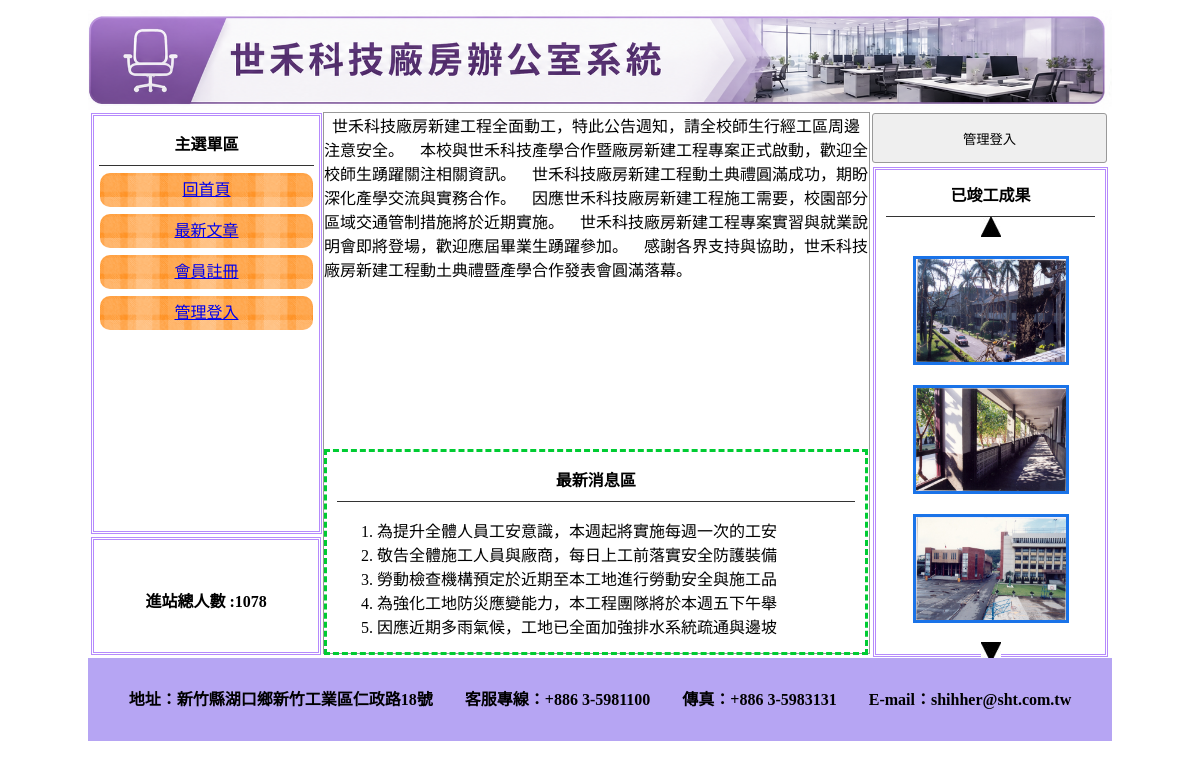
The page / on the database its author committed.
### tables this page shows
CREATE TABLE `title` (
  `id` int(10) UNSIGNED NOT NULL,
  `img` text NOT NULL,
  `text` text NOT NULL,
  `sh` int(1) NOT NULL
);

CREATE TABLE `menu` (
  `id` int(10) UNSIGNED NOT NULL,
  `href` text NOT NULL,
  `text` text NOT NULL,
  `sh` int(1) NOT NULL,
  `main_id` int(11) NOT NULL
);

CREATE TABLE `total` (
  `id` int(10) UNSIGNED NOT NULL,
  `total` int(11) NOT NULL
);

CREATE TABLE `ad` (
  `id` int(10) UNSIGNED NOT NULL,
  `text` text NOT NULL,
  `sh` int(1) NOT NULL
);

CREATE TABLE `news` (
  `id` int(10) UNSIGNED NOT NULL,
  `text` text NOT NULL,
  `sh` int(1) NOT NULL
);

CREATE TABLE `image` (
  `id` int(10) UNSIGNED NOT NULL,
  `img` text NOT NULL,
  `sh` int(1) NOT NULL
);

CREATE TABLE `bottom` (
  `id` int(10) UNSIGNED NOT NULL,
  `bottom` text NOT NULL
);

### api/db.php (called while the page is built, shortened)
<?php
class DB{
    protected $dsn="mysql:host=localhost;charset=utf8;dbname=db21";
    protected $pdo;
    protected $table;
    function __construct($table){
        $this->table=$table;
        $this->pdo=new PDO($this->dsn,'root','');
    }
    protected function pk(){
        return ($this->table == 'menu') ? 'main_id' : 'id';
    }
    function all(...$arg){
        $sql="SELECT * FROM $this->table ";
        if(isset($arg[0])){
            if(is_array($arg[0])){
                $tmp=$this->a2s($arg[0]);
                $sql .= " WHERE ".join(" AND ",$tmp);
            }else{
                $sql .= $arg[0];
            }
        }
        if(isset($arg[1])){
            $sql .= $arg[1];
        }
        return $this->pdo->query($sql)->fetchAll(PDO::FETCH_ASSOC);
    }
    function find($arg){
        $sql="SELECT * FROM $this->table ";
        $pk = $this->pk();
        if(is_array($arg)){
            $tmp=$this->a2s($arg);
            $sql .= " WHERE ".join(" AND ",$tmp);
        }else{
            $sql .= " WHERE `$pk`='$arg'";
        }
        return $this->pdo->query($sql)->fetch(PDO::FETCH_ASSOC);
    }
    protected function a2s($array){
        $tmp=[];
        foreach($array as $key => $val){
            $tmp[]="`$key`='$val'";
        }
        return $tmp;
    }
}
$Title=new DB('title');
$Ad=new DB('ad');
$Image=new DB('image');
$News=new DB('news');
$Menu=new DB('menu');
$Total=new DB('total');
$Bottom=new DB('bottom');

### index.php (the view, shortened to what this page needs)
<?php include_once "api/db.php";?>
<!DOCTYPE html PUBLIC "-//W3C//DTD XHTML 1.0 Transitional//EN" "http://www.w3.org/TR/xhtml1/DTD/xhtml1-transitional.dtd">
<html xmlns="http://www.w3.org/1999/xhtml"><head><meta http-equiv="Content-Type" content="text/html; charset=UTF-8">
<link href="./css/css.css" rel="stylesheet" type="text/css">
</head>
<body>
	<div id="main">
    	<?php $title=$Title->find(['sh'=>1]);?>
    	<a title="<?= $title['text']; ?>" href="index.php">
			<div class="ti" style="background:url(&#39;upload/<?= $title['img']; ?>&#39;); background-size:cover;"></div>
		</a>
        	<div id="ms">
             	<div id="lf" style="float:left;">
            		<div id="menuput" class="dbor">
                    <span class="t botli">主選單區</span>
					<?php
					$mains=$Menu->all(['sh'=>1,'main_id'=>0]);
					foreach($mains as $main):?>
						<div class='mainmu cent'>
							<a href="<?= $main['href'] ?>"><?= $main['text'] ?></a>
						</div>
					<?php endforeach;?>
                    </div>
                    <div class="dbor" style="margin:3px; width:95%; height:20%; line-height:100px;">
                    	<span class="t">進站總人數 :<?= $Total->find(1)['total'] ?></span>
                    </div>
        		</div>
				<?php
				$do=$_GET['do']??"main";
				$file="front/$do.php";
				if(file_exists($file)){
					include $file;
				}else{
					include "front/main.php";
				}
				?>
                     <div class="di di ad" style="height:540px; width:23%; padding:0px; margin-left:22px; float:left; ">
                	<button style="width:100%; margin-left:auto; margin-right:auto; margin-top:2px; height:50px;" onclick="lo(&#39;?do=login&#39;)">管理登入</button>
                	<div style="width:89%; height:480px;" class="dbor">
                    	<span class="t botli">已竣工成果</span>
						<div class="cent"><img src="icon/up.jpg" onclick="pp(1)"></div>
						<?php
							$imgs=$Image->all(['sh'=>1]);
							foreach($imgs as $idx => $img):
						?>&emsp;
							<div class="im cent" id="ssaa<?= $idx; ?>" >
								<img src="upload/<?= $img['img']; ?>" alt="" style="width:150px;height:103px;border:3px solid #1a73e8;margin:1px"></div>
						<?php endforeach;?>
						<div class="cent"><img src="icon/dn.jpg" onclick="pp(2)"></div>
                    </div>
                </div>
                            </div>
            	<div style="width:1024px; left:0px; position:relative; background:#b6a5f3;margin-top:4px; height:83px; display:block;">
                	<span class="t" style="line-height:63px;"><?= $Bottom->find(1)['bottom'] ?></span>
                </div>
    </div>
</body>
</html>

### front/main.php (shortened to what this page needs)
                <div class="di" style="height:540px; border:#999 1px solid; width:53.2%; margin:2px 0px 0px 0px; float:left; position:relative; left:20px;">
<?php include "include/marquee.php";?>
                    <div style="height:32px; display:block;"></div>
                    <div style="width:100%; padding:2px; height:290px;">
                        <div id="mwww" loop="true" style="width:100%; height:100%;">
                        </div>
                    </div>
                    <div style="width:95%; padding:2px; height:190px; margin-top:10px; padding:5px 10px 5px 10px; border:#0C3 dashed 3px; position:relative;">
                        <span class="t botli">最新消息區
                        </span>
                        <ul class="ssaa" style="list-style-type:decimal;">
                            <?php
                            $news=$News->all(['sh'=>1]," limit 5");
                            foreach($news as $n):
                            ?>
                            <li><?= mb_substr($n['text'],0,25); ?>
                            </li>
                            <?php endforeach;?>
                        </ul>
                    </div>
                </div>

### include/marquee.php (shortened to what this page needs)
      	                     <marquee scrolldelay="120" direction="left" style="position:absolute; width:100%; height:40px;">
          	                                        <?php
                  $ads=$Ad->all(['sh'=>1]);
                  foreach($ads as $ad){
                      echo $ad['text'];
                  }
              ?>
</marquee>

### css/css.css (style rules this page uses)
body { padding:0px; margin:0px; }
#main { width:1024px; height:768px; margin:10px auto 10px auto; position:relative; }
.ti { width:100%; height:100px; position:relative; background-size:cover; background-repeat:no-repeat; }
.dbor { border:#b58afc double 3px; margin:1px; padding:2px 10px 2px 10px; }
.t { font-weight:800; display:block; text-align:center; padding:10px 1px 10px 1px; }
.botli { border-bottom:#333 1px solid; }
.mainmu { position:relative; border-radius:10px; background:url(../icon/menu.fw.png) center no-repeat; background-size:cover; line-height:30px; padding:2px 10px 2px 10px; margin:7px 1px 7px 1px; font-size: 16px; }
#lf { height:540px; width:21%; display:inline-block; }
#menuput { width:100%; height:75%; position:relative; padding:5px; display:block; margin: 3px; }
.di { display:inline-block; }
.ad { margin:1px; padding:2px 10px 2px 10px; }
.cent { text-align:center; }
input,button { border:#999 1px solid; border-radius:3px; background:#EFEFEF; padding:5px; margin:3px; }

### rows shown on the page
title: img (picture)
menu: text "回首頁"
menu: text "最新文章"
menu: text "會員註冊"
menu: text "管理登入"
total: total "1078"
ad: text "世禾科技廠房新建工程全面動工，特此公告週知，請全校師生行經工區周邊注意安全。"
ad: text "本校與世禾科技產學合作暨廠房新建工程專案正式啟動，歡迎全校師生踴躍關注相關資訊。"
ad: text "世禾科技廠房新建工程動土典禮圓滿成功，期盼深化產學交流與實務合作。"
ad: text "因應世禾科技廠房新建工程施工需要，校園部分區域交通管制措施將於近期實施。"
ad: text "世禾科技廠房新建工程專案實習與就業說明會即將登場，歡迎應屆畢業生踴躍參加。"
ad: text "感謝各界支持與協助，世禾科技廠房新建工程動土典禮暨產學合作發表會圓滿落幕。"
news: text "為提升全體人員工安意識，本週起將實施每週一次的工安"
news: text "敬告全體施工人員與廠商，每日上工前落實安全防護裝備"
news: text "勞動檢查機構預定於近期至本工地進行勞動安全與施工品"
news: text "為強化工地防災應變能力，本工程團隊將於本週五下午舉"
news: text "因應近期多雨氣候，工地已全面加強排水系統疏通與邊坡"
image: img (picture)
image: img (picture)
image: img (picture)
bottom: bottom "地址：新竹縣湖口鄉新竹工業區仁政路18號 客服專線：+886 3-5981100 傳真：+886 3-5983131 E-mail：shihher@sht.com.tw"
